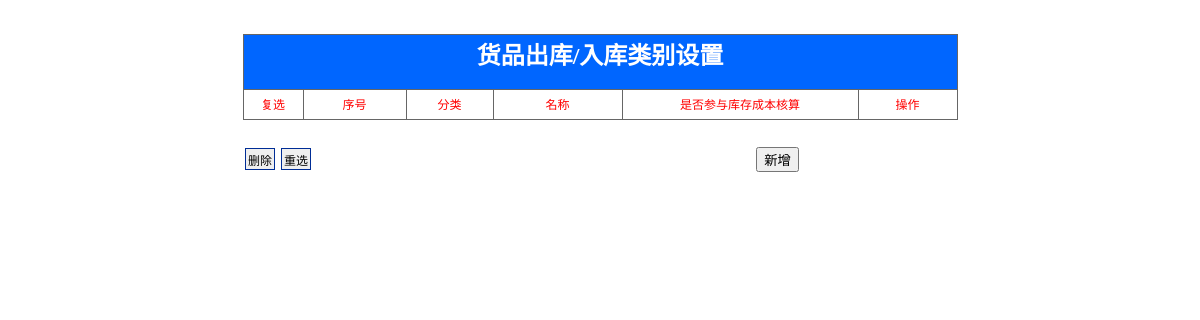
The page /basic/inoutsetting.php (signed in) on the database as committed earlier.
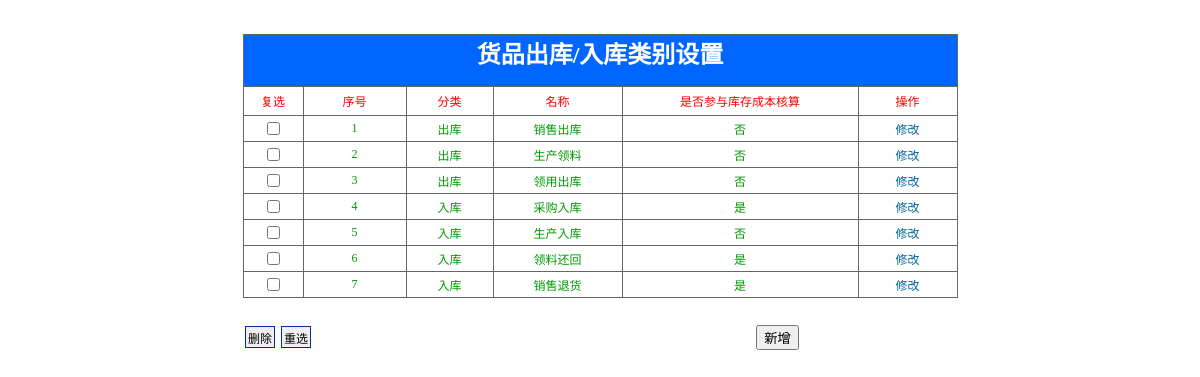
The same page on the database as committed later.
### tables this page shows
CREATE TABLE `tb_inout` (
  `id` int(4) unsigned NOT NULL auto_increment,
  `type` varchar(20) NOT NULL,
  `name` varchar(20) NOT NULL,
  `cost` int(4) NOT NULL,
  PRIMARY KEY  (`id`,`name`)
);

### basic/inoutsetting.php (the view, shortened to what this page needs)
<?php
  include("../conn/conn.php");
?>
<html>
<head>
<link rel="stylesheet" type="text/css" href="css/font.css">
</head>
<body topmargin="0" leftmargin="0" bottommargin="0">
<?php
       $sql=mysql_query("select count(*) as total from tb_inout ",$conn);
       $info=mysql_fetch_array($sql);
       $total=$info[total];
       if($total==0){
         echo "暂无分类!";
       }
       else
        {
?>
<form name="form1" method="post" action="deleteinout.php">
  <p>&nbsp;</p>
  <table width="715" border="0" align="center" cellpadding="0" cellspacing="0">
  <tr>
    <td width="715" height="75" bgcolor="#666666"><table width="715" height="86" border="0" cellpadding="0" cellspacing="1">
      <tr bgcolor="#FFCF60">
        <td height="20" colspan="6" bgcolor="#0066FF"><div align="center" class="style1">
          <h1>货品出库/入库类别设置</h1>
        </div></td>
      </tr>
      <tr>
        <td width="59" height="28" bgcolor="#FFFFFF"><div align="center" class="STYLE2">复选</div></td>
        <td width="102" bgcolor="#FFFFFF"><div align="center" class="STYLE2">序号</div></td>
        <td width="86" bgcolor="#FFFFFF"><div align="center" class="STYLE2">分类</div></td>
        <td width="128" bgcolor="#FFFFFF"><div align="center" class="STYLE2">名称</div></td>
        <td width="235" bgcolor="#FFFFFF"><div align="center" class="STYLE2">是否参与库存成本核算</div>          <div align="center" class="STYLE2"></div>
          <div align="center" class="STYLE2"></div></td>
        <td width="98" bgcolor="#FFFFFF"><div align="center" class="STYLE2">操作</div></td>
      </tr>
      <?php
          $sql1=mysql_query("select * from tb_inout where type='".出库."' order by id asc",$conn);
          $cnt=1;
           while($info1=mysql_fetch_array($sql1))
            {
      ?>
      <tr>
        <td height="25" bgcolor="#FFFFFF"><div align="center">
          <input type="checkbox" name="<?php echo $info1[id];?>" value=<?php echo $info1[id];?>>
        </div></td>
        <td height="25" bgcolor="#FFFFFF">
          <div align="center" class="STYLE3"><?php echo $cnt++;?></div></td>
        <td height="25" bgcolor="#FFFFFF"><div align="center" class="STYLE3"><?php echo $info1[type];?></div></td>
        <td height="25" bgcolor="#FFFFFF"><div align="center" class="STYLE3"><?php echo $info1[name];?></div></td>
        <td height="25" bgcolor="#FFFFFF"><div align="center" class="STYLE3"><?php if($info1[cost]==0) {echo "否";}else {echo "是";}?></div>          <div align="center" class="STYLE3"></div>          </td>
        <td height="25" bgcolor="#FFFFFF"><div align="center" class="STYLE2"><a href="editinout.php?id=<?php echo $info1[id];?>">修改</a></div></td>
      </tr>
     <?php
        }
      ?>
      <?php
          $sql2=mysql_query("select * from tb_inout where type='".入库."' order by id asc",$conn);
           while($info2=mysql_fetch_array($sql2))
            {
      ?>
      <tr>
        <td height="25" bgcolor="#FFFFFF"><div align="center">
          <input type="checkbox" name="<?php echo $info2[id];?>" value=<?php echo $info2[id];?>>
        </div></td>
        <td height="25" bgcolor="#FFFFFF">
          <div align="center" class="STYLE3"><?php echo $cnt++;?></div></td>
        <td height="25" bgcolor="#FFFFFF"><div align="center" class="STYLE3"><?php echo $info2[type];?></div></td>
        <td height="25" bgcolor="#FFFFFF"><div align="center" class="STYLE3"><?php echo $info2[name];?></div></td>
        <td height="25" bgcolor="#FFFFFF"><div align="center" class="STYLE3"><?php if($info2[cost]==0) {echo "否";}else {echo "是";}?></div>          <div align="center" class="STYLE3"></div>          </td>
        <td height="25" bgcolor="#FFFFFF"><div align="center" class="STYLE2"><a href="editinout.php?id=<?php echo $info2[id];?>">修改</a></div></td>
      </tr>
 <?php
        }
      ?>
    </table></td>
  </tr>
</table>
<table width="710" height="78" border="0" align="center" cellpadding="0" cellspacing="0">
  <tr>
    <td width="355">
      <div align="left"><input name="submit" type="submit" class="btn_2k3" id="submit" value="删除"/>
      &nbsp;<input type="reset" value="重选" class="btn_2k3"/>
      </div>
      <div align="right"></div></td>
    <td width="355" align="center"><input name="addnew" type="button" value="新增"onClick="javascript:window.open('newinout.php','_self')" /></td>
  </tr>
</table>
</form>
<?php
        }
      ?>
</body>
</html>

### basic/inoutsetting.php (style rules this page uses)
.STYLE2 { color: #FF0000 }
.STYLE3 { color: #009900; }

Rows that differ between the two databases and show on the page:
added tb_inout: type "出库", name "销售出库", cost "否", shown under "货品出库/入库类别设置"
added tb_inout: type "出库", name "生产领料", cost "否", shown under "货品出库/入库类别设置"
added tb_inout: type "出库", name "领用出库", cost "否", shown under "货品出库/入库类别设置"
added tb_inout: type "入库", name "采购入库", cost "是"
added tb_inout: type "入库", name "生产入库", cost "否"
added tb_inout: type "入库", name "领料还回", cost "是"
added tb_inout: type "入库", name "销售退货", cost "是"
